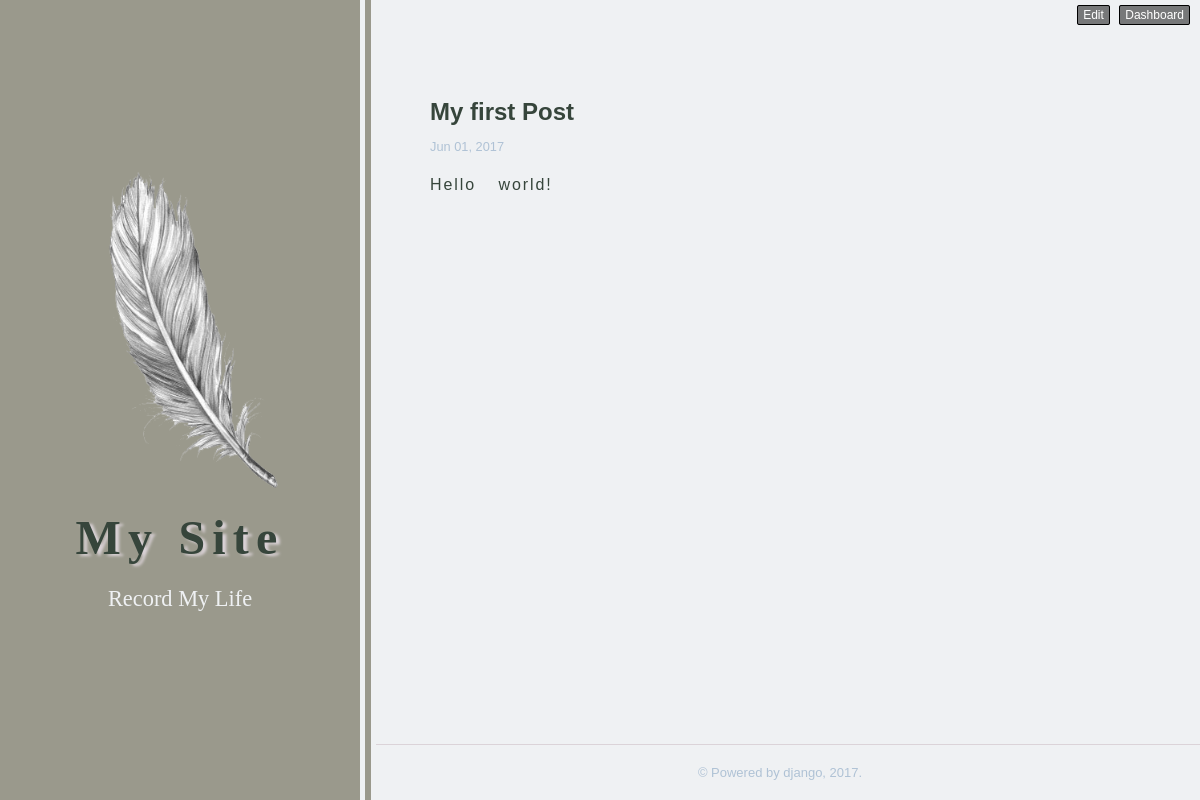
The app's page /post/1/ with its own data.
### blog/models.py (models this page shows)
class Post(models.Model):
    content = models.TextField(blank=True)
    pub_date = models.DateTimeField(auto_now_add=True, editable=False)

class Text(Post):
    title = models.CharField(max_length=100)

### blog/views.py (the view)
# urls.py: url(r'^post/(?P<pk>\d+)/$', post_detail, name='post_detail')
def post_detail(request, pk):
    post = Post.objects.get(pk=pk)
    return render(request, "post.html", {'post': post})

### templates/post.html (shortened to what this page needs)
{% extends "base.html" %}
{% block main %}
            <div class="content-wrapper post">
                {% if post.text %}
                <article class="text-post">
                    <h2>
                        <a href="{% url 'post_detail' pk=post.pk %}">{{ post.text.title }}</a>
                    </h2>
                    <time>
                        <a href="{% url 'post_detail' pk=post.pk %}">{{ post.pub_date|date:"M d, Y"}}</a>
                    </time>
                {% elif post.photo %}
                <article class="photo-post">
                    <time>
                        <a href="{% url 'post_detail' pk=post.pk %}">{{ post.pub_date|date:"M d, Y"}}</a>
                    </time>
                    <img src="{{ post.photo.image.url }}" alt=""><br>
                {% else %}
                <article class="link-post">
                    <time>
                        <a href="{% url 'post_detail' pk=post.pk %}">{{ post.pub_date|date:"M d, Y"}}</a>
                    </time>
                    <a href="{{ post.link.url }}">{{ post.link.url }}</a>
                {% endif %}
                    <div class="content read-more-block">
                        {{ post.content }}
                    </div>
                </article>
            </div>
{% endblock %}

### assets/css/style.css (style rules this page uses)
* { margin: 0; padding: 0; vertical-align: baseline; border: 0; }
h1, h2, h3, h4, h5, h6 { font-weight: 700; line-height: 1.2; margin: 1.414em 0 0.5em; }
h1 a, h2 a, h3 a, h4 a, h5 a, h6 a { color: inherit !important }
a { text-decoration: none; }
html { overflow-x: hidden; overflow-y: scroll; height: 100%; }
body { display: table; box-sizing: border-box; padding-left: 30%; table-layout: fixed; width: 100%; height: 100%; background: #eff1f3; font-family: Tahoma,"Trebuchet MS","Nimbus Sans L",Arial,"Franklin Gothic Medium","Helvetica Neue",Geneva,Verdana,"URW Gothic L","Gill Sans",Helvetica ,"Lucida Sans Unicode","Arial Black","Lucida Grande","Microsoft Sans Serif",sans-serif; font-size: 16px; font-weight: 300; color: #36453b; }
article { padding: 4em 0 2.125em; word-wrap: break-word; }
article a { color: #9a998c; }
article .content { line-height: 1.5; letter-spacing: .12em; word-spacing: 1em; }
time { display: table; color: #afc2d5; margin-bottom: 1.5em; font-size: .8em; }
time a { color: inherit !important; }
.content-wrapper { margin: 0 auto; padding: 0 40px 1.875em; max-width: 700px; }
.read-more-block { height: 10em; overflow: hidden; background-color: #eff1f3; }

### records on screen
Post: text "My first Post", pub_date "Jun 01, 2017", content "Hello world!"
